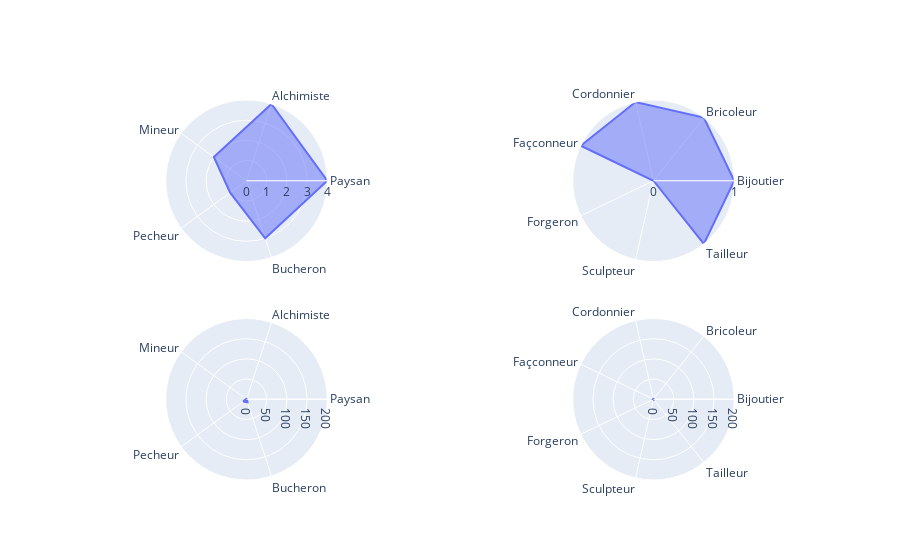

The code cell stored with this chart in its notebook:
### Code cell
labels_recolte = data_recolte.columns.tolist()
count_recolte = [int(x) for x in data_recolte.loc['Total'].values.tolist()]
max_recolte = [int(x) for x in data_recolte.loc['Maximum'].values.tolist()]
labels_craft = data_craft.columns.tolist()
count_craft = [int(x) for x in data_craft.loc['Total'].values.tolist()]
max_craft = [int(x) for x in data_craft.loc['Maximum'].values.tolist()]

fig1_total = px.line_polar(r=count_recolte, theta=labels_recolte, line_close=True)
fig1_max = px.line_polar(r=max_recolte, theta=labels_recolte, line_close=True)
fig2_total = px.line_polar(r=count_craft, theta=labels_craft, line_close=True)
fig2_max = px.line_polar(r=max_craft, theta=labels_craft, line_close=True)

fig = make_subplots(rows=2, cols=2, specs=[[{'type': 'polar'}, {'type': 'polar'}],[{'type': 'polar'}, {'type': 'polar'}]])
fig.add_trace(fig1_total.data[0], row=1, col=1)
fig.add_trace(fig1_max.data[0], row=2, col=1)
fig.add_trace(fig2_total.data[0], row=1, col=2)
fig.add_trace(fig2_max.data[0], row=2, col=2)
fig.update_layout(polar=dict(radialaxis=dict(visible=True, nticks=max(count_recolte)+1)),
                  polar2=dict(radialaxis=dict(visible=True, nticks=max(count_craft)+1)),
                  polar3=dict(radialaxis=dict(visible=True, range=[0,200])),
                  polar4=dict(radialaxis=dict(visible=True, range=[0,200])))
fig.update_traces(fill='toself')
fig.show()

### Figure 1 — Plotly figure (JSON) as saved in the notebook; plotly's stock layout.template omitted (floating-point values rounded to 4 significant figures)
{"data": [{"fill": "toself", "hovertemplate": "r=%{r}<br>theta=%{theta}<extra></extra>", "legendgroup": "", "line": {"color": "#636efa", "dash": "solid"}, "marker": {"symbol": "circle"}, "mode": "lines", "name": "", "r": [4, 4, 2, 1, 3, 4], "showlegend": false, "subplot": "polar", "theta": ["Paysan", "Alchimiste", "Mineur", "Pecheur", "Bucheron", "Paysan"], "type": "scatterpolar"}, {"fill": "toself", "hovertemplate": "r=%{r}<br>theta=%{theta}<extra></extra>", "legendgroup": "", "line": {"color": "#636efa", "dash": "solid"}, "marker": {"symbol": "circle"}, "mode": "lines", "name": "", "r": [1, 1, 1, 10, 8, 1], "showlegend": false, "subplot": "polar3", "theta": ["Paysan", "Alchimiste", "Mineur", "Pecheur", "Bucheron", "Paysan"], "type": "scatterpolar"}, {"fill": "toself", "hovertemplate": "r=%{r}<br>theta=%{theta}<extra></extra>", "legendgroup": "", "line": {"color": "#636efa", "dash": "solid"}, "marker": {"symbol": "circle"}, "mode": "lines", "name": "", "r": [1, 1, 1, 1, 0, 0, 1, 1], "showlegend": false, "subplot": "polar2", "theta": ["Bijoutier", "Bricoleur", "Cordonnier", "Façconneur", "Forgeron", "Sculpteur", "Tailleur", "Bijoutier"], "type": "scatterpolar"}, {"fill": "toself", "hovertemplate": "r=%{r}<br>theta=%{theta}<extra></extra>", "legendgroup": "", "line": {"color": "#636efa", "dash": "solid"}, "marker": {"symbol": "circle"}, "mode": "lines", "name": "", "r": [1, 1, 1, 1, 0, 0, 1, 1], "showlegend": false, "subplot": "polar4", "theta": ["Bijoutier", "Bricoleur", "Cordonnier", "Façconneur", "Forgeron", "Sculpteur", "Tailleur", "Bijoutier"], "type": "scatterpolar"}], "layout": {"polar": {"domain": {"x": [0, 0.45], "y": [0.575, 1]}, "radialaxis": {"nticks": 5, "visible": true}}, "polar2": {"domain": {"x": [0.55, 1], "y": [0.575, 1]}, "radialaxis": {"nticks": 2, "visible": true}}, "polar3": {"domain": {"x": [0, 0.45], "y": [0, 0.425]}, "radialaxis": {"range": [0, 200], "visible": true}}, "polar4": {"domain": {"x": [0.55, 1], "y": [0, 0.425]}, "radialaxis": {"range": [0, 200], "visible": true}}}}
